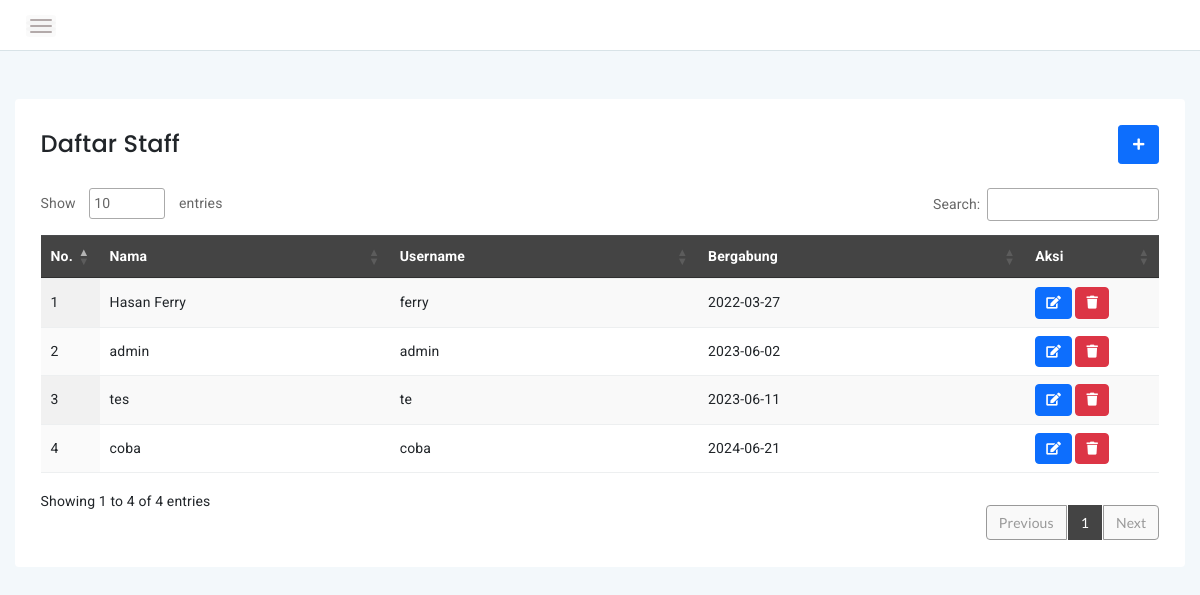
/admin/admin.php, run on the app's committed database.
### tables this page shows
CREATE TABLE `users` (
  `id_admin` int(11) NOT NULL,
  `name` varchar(255) NOT NULL,
  `username` varchar(255) NOT NULL,
  `password` varchar(255) NOT NULL,
  `created_at` date NOT NULL DEFAULT current_timestamp()
);

### admin/admin.php (the view, shortened to what this page needs)
<?php
include '../koneksi.php';
?>
<!DOCTYPE html>
<html lang="en">
<head>
    <link rel="stylesheet" href="../plugins/bootstrap-5.1.3/dist/css/bootstrap.min.css">
    <link rel="stylesheet" href="assets/css/font-awesome.min.css">
    <link rel="stylesheet" href="assets/css/themify-icons.css">
    <link rel="stylesheet" href="assets/css/metisMenu.css">
    <link rel="stylesheet" href="assets/css/owl.carousel.min.css">
    <link rel="stylesheet" href="assets/css/slicknav.min.css">
    <link rel="stylesheet" href="https://www.amcharts.com/lib/3/plugins/export/export.css" type="text/css" media="all" />
    <link rel="stylesheet" type="text/css" href="https://cdn.datatables.net/1.10.20/css/jquery.dataTables.min.css">
    <link rel="stylesheet" type="text/css" href="https://cdn.datatables.net/1.10.20/css/jquery.dataTables.css">
    <link rel="stylesheet" type="text/css" href="https://cdn.datatables.net/1.10.20/css/dataTables.bootstrap4.min.css">
    <link rel="stylesheet" type="text/css" href="https://cdn.datatables.net/responsive/2.2.3/css/responsive.bootstrap.min.css">
    <link rel="stylesheet" type="text/css" href="https://cdn.datatables.net/responsive/2.2.3/css/responsive.jqueryui.min.css">
    <link rel="stylesheet" type="text/css" href="https://cdn.datatables.net/buttons/1.5.2/css/buttons.dataTables.min.css">
    <link rel="stylesheet" href="assets/css/typography.css">
    <link rel="stylesheet" href="assets/css/default-css.css">
    <link rel="stylesheet" href="assets/css/styles.css">
    <link rel="stylesheet" href="assets/css/responsive.css">
</head>
<body>
    <div class="page-container">
        <div class="main-content">
            <div class="header-area">
                <div class="row align-items-center">
                    <div class="col-md-6 col-sm-8 clearfix">
                        <div class="nav-btn float-left">
                            <span></span>
                            <span></span>
                            <span></span>
                        </div>
                    </div>
                </div>
            </div>
            <div class="main-content-inner">
                <div class="row mt-5 mb-5">
                    <div class="col-12">
                        <div class="card">
                            <div class="card-body">
                                <div class="d-flex justify-content-between align-items-center mb-4">
                                    <h4 class="d-inline">Daftar Staff</h4>
                                    <button data-toggle="modal" data-target="#myModal" class="d-inline btn btn-primary btn-sm"><i class="fas fa-plus"></i></button>
                                </div>
                                <div class="data-tables datatable-dark">
                                    <table id="dataTable3" class="display" style="width:100%">
                                        <thead class="thead-dark">
                                            <tr>
                                                <th style="width:5%">No.</th>
                                                <th>Nama</th>
                                                <th>Username</th>
                                                <th>Bergabung</th>
                                                <th style="width:12%">Aksi</th>
                                            </tr>
                                        </thead>
                                        <tbody>
                                            <?php
                                            $admin = mysqli_query($koneksi, "SELECT * FROM users ORDER BY id_admin ASC");
                                            $no = 1;
                                            while ($gm = mysqli_fetch_array($admin)) :
                                            ?>
                                                <tr>
                                                    <td><?= $no++ ?></td>
                                                    <td><?= $gm['name'] ?></td>
                                                    <td><?= $gm['username'] ?></td>
                                                    <td><?= $gm['created_at'] ?></td>
                                                    <td>
                                                        <a href="javascript:void(0);" id="#edit" class="edit btn btn-primary btn-xs" data-id="<?= $gm['id_admin'] ?>" data-nama="<?= $gm['name'] ?>" data-username="<?= $gm['username'] ?>" data-password="<?= $gm['password'] ?>"><i class="fas fa-edit"></i></a>
                                                        <a href="action.php?act=hapus&id=<?= $gm['id_admin'] ?>" name="hapusadmin" class="btn btn-danger btn-xs"><i class="fas fa-trash"></i></a>
                                                    </td>
                                                </tr>
                                            <?php
                                            endwhile;
                                            ?>
                                        </tbody>
                                    </table>
                                </div>
                            </div>
                        </div>
                    </div>
                </div>
            </div>
        </div>
    </div>
</body>
</html>

### admin/assets/css/default-css.css (style rules this page uses)
* { margin: 0; padding: 0; box-sizing: border-box; }
*, *:before, *:after { -moz-box-sizing: border-box; -webkit-box-sizing: border-box; box-sizing: border-box; }
html { -webkit-font-smoothing: antialiased; }
body { background: #fff; font-weight: normal; -webkit-font-smoothing: antialiased; -webkit-text-size-adjust: 100%; }
:root { --primary-color: #ff962d; }

### admin/assets/css/styles.css (style rules this page uses)
.page-container { width: 100%; height: 100%; min-height: 100vh; padding-left: 280px; -webkit-transition: padding-left 0.3s ease 0s; transition: padding-left 0.3s ease 0s; }
.card { border: none; border-radius: 4px; background-color: #fff; -webkit-transition: all 0.3s ease 0s; transition: all 0.3s ease 0s; }
.card-body { padding: 25.6px; padding: 1.6rem; }
.main-content { width: 100%; background: #F3F8FB; }
.main-content-inner { padding: 0 30px 50px; }
.header-area { height: 51px; padding: 15px 30px; background: #fff; border-bottom: 1px solid #d8e3e7; }
.nav-btn { cursor: pointer; }
.nav-btn span { display: block; width: 22px; height: 2px; background: #b3aaaa; margin: 4px 0; border-radius: 15px; -webkit-transition: all 0.3s ease 0s; transition: all 0.3s ease 0s; box-shadow: 0 0 0 4px rgba(99, 96, 96, 0.03); }
.btn { padding: 11px 17px; font-size: 13px; letter-spacing: 0; }
.btn-sm { padding: 9px 14px; }
.btn-xs { padding: 5px 10px; }
table tr th { border-bottom: none; }
table tr th, table tr td { border-top: 1px solid rgba(120, 130, 140, 0.13) !important; }
table.dataTable.no-footer { border-bottom: 1px solid rgba(120, 130, 140, 0.13) !important; }
table.dataTable thead th, table.dataTable thead td { border-bottom-color: transparent; }
.datatable-dark thead { background: #444; color: #fff; }

### admin/assets/css/responsive.css (style rules this page uses)
@media (min-width: 1200px) and (max-width: 1364px) { .main-content-inner { padding: 0 15px 50px; } }
@media (min-width: 1200px) and (max-width: 1364px) { .page-container, .sbar_collapsed.page-container { padding-left: 0; } }

### data on the page
users: name "Hasan Ferry", username "ferry", created_at "2022-03-27"
users: name "admin", username "admin", created_at "2023-06-02"
users: name "tes", username "te", created_at "2023-06-11"
users: name "coba", username "coba", created_at "2024-06-21"
